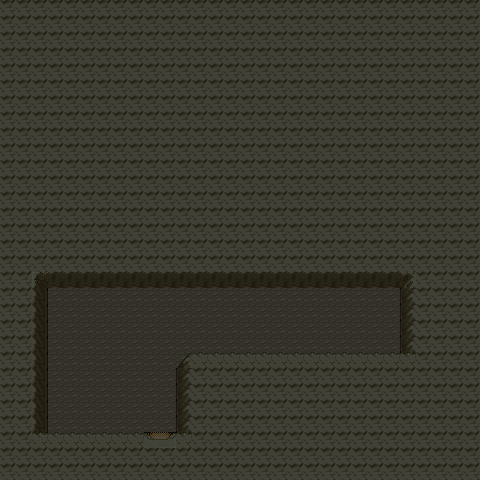

This is a level from a 2D game, rendered from its Tiled map with the project's own tilesets. A one-line summary and the map file follow, with tile-layer data summarised:
An orthogonal 30x30 tile map with 16x16 px tiles, 4 tile layers (Walkable, Grass, Collisions, WalkBehind), 3 tilesets.

<map version="1.0" orientation="orthogonal" width="30" height="30" tilewidth="16" tileheight="16">
 <properties>
  <property name="dayPokemonChances" value="" />
  <property name="dayPokemonLevels" value="" />
  <property name="fishPokemonChances" value="Poliwag,85;Magikarp,15;" />
  <property name="fishPokemonLevels" value="20-40;9-20;" />
  <property name="nightPokemonChances" value="" />
  <property name="nightPokemonLevels" value="" />
  <property name="waterPokemonChances" value="Poliwag,65;Magikarp,15;Poliwhirl,20;" />
  <property name="waterPokemonLevels" value="20-40;9-20;40-40;" />
  <property name="wildProbability" value="10" />
  <property name="xOffsetModifier" value="0" />
  <property name="yOffsetModifier" value="0" />
 </properties>
 <tileset firstgid="1" source="normal1.tsx" />
 <tileset firstgid="1025" source="normal7.tsx" />
 <tileset firstgid="2049" source="Black.tsx" />
 <layer name="Walkable" width="30" height="30">
  <data>[900 cells, 2 non-empty, 2 distinct tile ids]</data>
 </layer>
 <layer name="Grass" width="30" height="30">
  <data>[900 cells, 151 non-empty, 3 distinct tile ids]</data>
 </layer>
 <layer name="Collisions" width="30" height="30">
  <data>[900 cells, 770 non-empty, 8 distinct tile ids]</data>
 </layer>
 <layer name="WalkBehind" width="30" height="30" opacity="0.71">
  <data>[900 cells, 900 non-empty, 1 distinct tile ids]</data>
 </layer>
</map>
